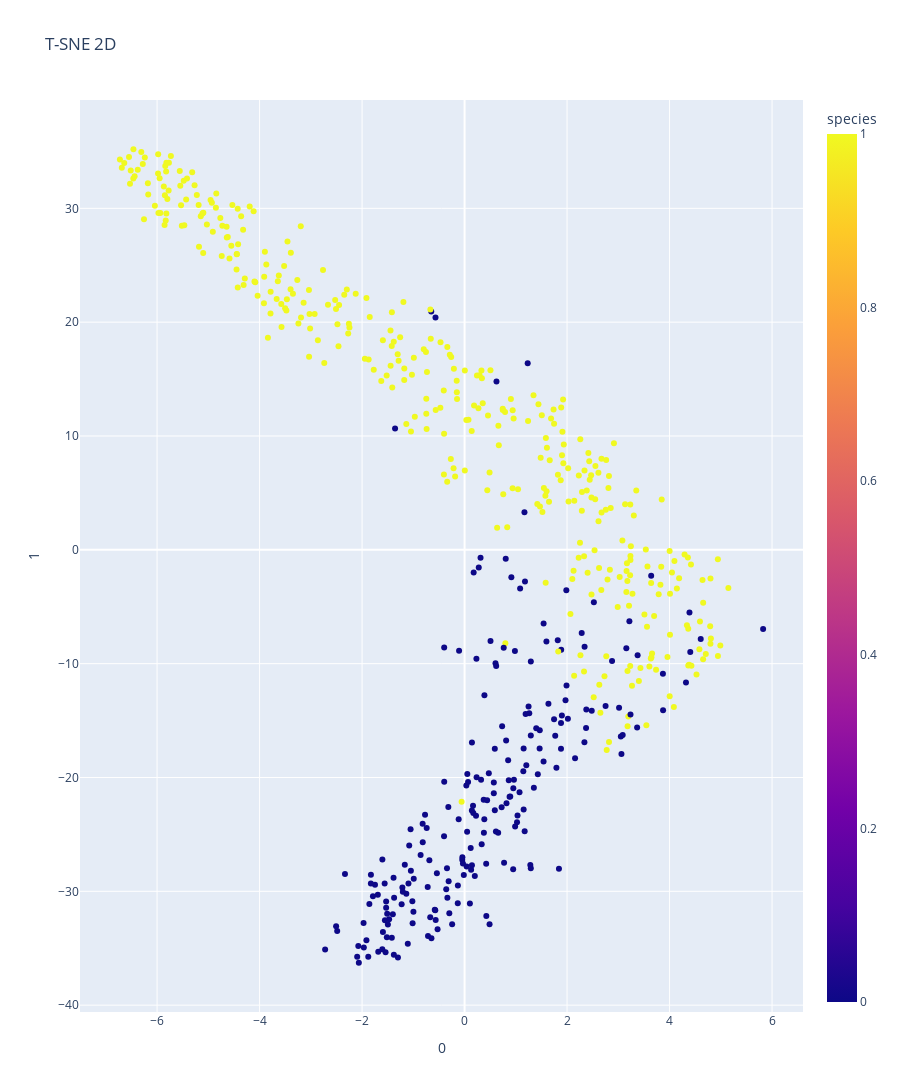
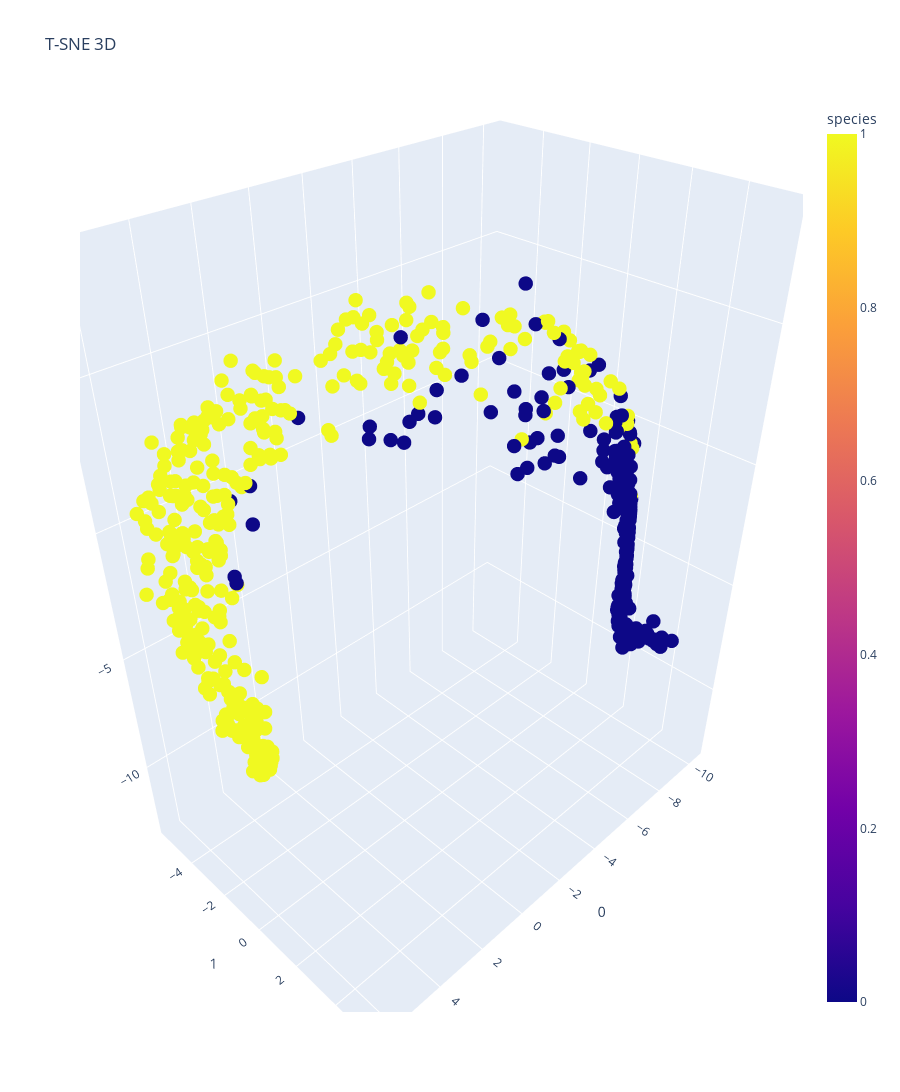

Write notebook code for charts like these, in order.
### Code cell
proj2D = TSNE(n_components=2, learning_rate='auto',init='random', perplexity=50).fit_transform(X)
proj3D = TSNE(n_components=3, learning_rate='auto',init='random', perplexity=50).fit_transform(X)
fig_2d = px.scatter(
    proj2D, x=0, y=1,
    color=Y, labels={'color': 'species'},
    title = "T-SNE 2D"
)
fig_3d = px.scatter_3d(
    proj3D, x=0, y=1, z=2,
    color=Y, labels={'color': 'species'},
    title = "T-SNE 3D"
)
fig_3d.update_traces(marker_size=5)

fig_2d.update_layout(height=windows_height).show()
fig_3d.update_layout(height=windows_height).show()

### Figure 1 — Plotly figure (JSON) as saved in the notebook; plotly's stock layout.template omitted (floating-point values rounded to 4 significant figures; data arrays with more than 128 entries replaced by an {"elided": "..."} marker saying what was removed)
{"data": [{"hovertemplate": "0=%{x}<br>1=%{y}<br>species=%{marker.color}<extra></extra>", "legendgroup": "", "marker": {"color": {"elided": "569 int values"}, "coloraxis": "coloraxis", "symbol": "circle"}, "mode": "markers", "name": "", "orientation": "v", "showlegend": false, "type": "scatter", "x": {"elided": "569 float values"}, "xaxis": "x", "y": {"elided": "569 float values"}, "yaxis": "y"}], "layout": {"coloraxis": {"colorbar": {"title": {"text": "species"}}, "colorscale": [[0, "#0d0887"], [0.1111, "#46039f"], [0.2222, "#7201a8"], [0.3333, "#9c179e"], [0.4444, "#bd3786"], [0.5556, "#d8576b"], [0.6667, "#ed7953"], [0.7778, "#fb9f3a"], [0.8889, "#fdca26"], [1, "#f0f921"]]}, "height": 1200, "legend": {"tracegroupgap": 0}, "title": {"text": "T-SNE 2D"}, "xaxis": {"anchor": "y", "domain": [0, 1], "title": {"text": "0"}}, "yaxis": {"anchor": "x", "domain": [0, 1], "title": {"text": "1"}}}}

### Figure 2 — Plotly figure (JSON) as saved in the notebook; plotly's stock layout.template omitted (floating-point values rounded to 4 significant figures; data arrays with more than 128 entries replaced by an {"elided": "..."} marker saying what was removed)
{"data": [{"hovertemplate": "0=%{x}<br>1=%{y}<br>2=%{z}<br>species=%{marker.color}<extra></extra>", "legendgroup": "", "marker": {"color": {"elided": "569 int values"}, "coloraxis": "coloraxis", "size": 5, "symbol": "circle"}, "mode": "markers", "name": "", "scene": "scene", "showlegend": false, "type": "scatter3d", "x": {"elided": "569 float values"}, "y": {"elided": "569 float values"}, "z": {"elided": "569 float values"}}], "layout": {"coloraxis": {"colorbar": {"title": {"text": "species"}}, "colorscale": [[0, "#0d0887"], [0.1111, "#46039f"], [0.2222, "#7201a8"], [0.3333, "#9c179e"], [0.4444, "#bd3786"], [0.5556, "#d8576b"], [0.6667, "#ed7953"], [0.7778, "#fb9f3a"], [0.8889, "#fdca26"], [1, "#f0f921"]]}, "height": 1200, "legend": {"tracegroupgap": 0}, "scene": {"domain": {"x": [0, 1], "y": [0, 1]}, "xaxis": {"title": {"text": "0"}}, "yaxis": {"title": {"text": "1"}}, "zaxis": {"title": {"text": "2"}}}, "title": {"text": "T-SNE 3D"}}}
